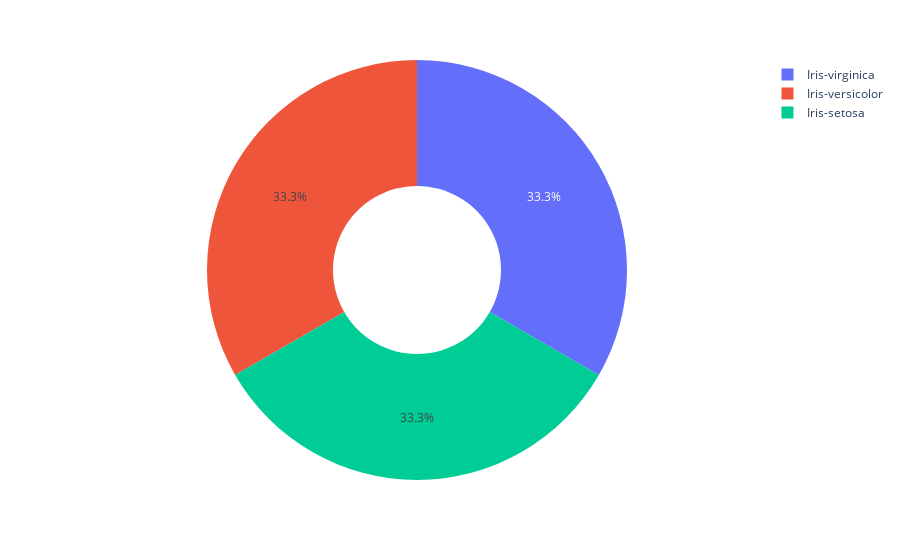

The notebook cell saved with this chart:
### Code cell
pe.pie(data_frame=iris,names=iris["Species"].value_counts().index,hover_name=iris["Species"].unique(),
       values=iris["Species"].value_counts().values,hole=0.4,)

### Figure 1 — Plotly figure (JSON) as saved in the notebook; plotly's stock layout.template omitted (floating-point values rounded to 4 significant figures)
{"data": [{"domain": {"x": [0, 1], "y": [0, 1]}, "hole": 0.4, "hovertemplate": "<b>%{hovertext}</b><br><br>label=%{label}<br>value=%{value}<extra></extra>", "hovertext": ["Iris-setosa", "Iris-versicolor", "Iris-virginica"], "labels": ["Iris-virginica", "Iris-versicolor", "Iris-setosa"], "legendgroup": "", "name": "", "showlegend": true, "type": "pie", "values": [50, 50, 50]}], "layout": {"legend": {"tracegroupgap": 0}, "margin": {"t": 60}}}
